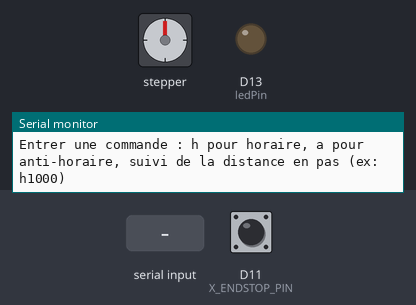
Bench run of a program on a simulated Arduino Uno R4 WiFi. Shown: stepper motor, output pins drawn as LEDs (lit = HIGH), the last lines printed to the serial monitor. The test bench sets the inputs (shaded band); at power-on: D11 (X_ENDSTOP_PIN) HIGH. Stepper angles assume 200 steps per turn; pins used as bus, display or sensor lines are not drawn.

Above: at 3.2 s.
3.3 s: "h90\n" received over Serial
At 5.4 s:
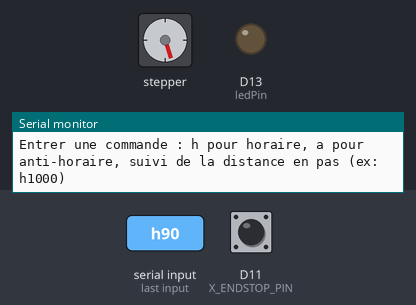
5.8 s: "a90\n" received over Serial
At 7.3 s:
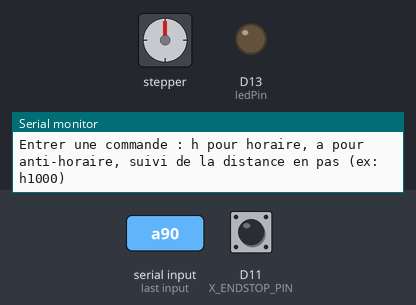
8.3 s: "a90\n" received over Serial
At 10.4 s:
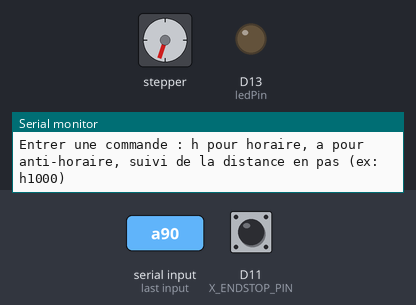
10.8 s: "h90\n" received over Serial
At 12.3 s:
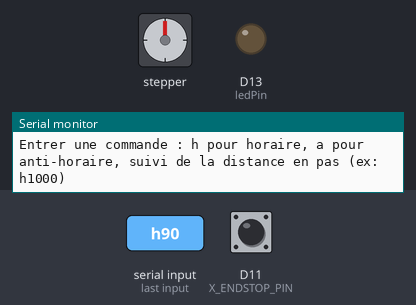
Timing chart, 0 to 13.8 s (numbered marks = the images above; inputs shaded):
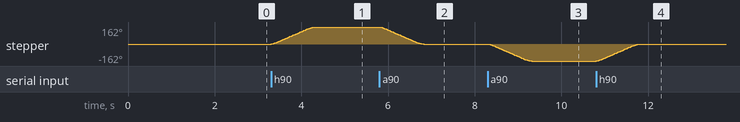

Measured:
- after the input at 3.3 s, stepper: turns 162° clockwise in 1.0 s, starting at once
- after the input at 5.8 s, stepper: turns 162° counter-clockwise in 1.0 s, starting at once
- after the input at 8.3 s, stepper: turns 162° counter-clockwise in 1.0 s, starting at once
- after the input at 10.8 s, stepper: turns 162° clockwise in 1.0 s, starting at once

The program:

main.cpp
```cpp
// main.cpp 3 rideaux
#include <Arduino.h>
#include <ezButton.h>
#include <AccelStepper.h>


//definition des pin pour les moteurs
#define ENABLE_PIN 8 /* Enable pin for all stepper outputs */
#define X_DIR 7 /* Direction-Pin for X-axis */
#define X_STEP 4 /* Step-Pin for X-axis */
#define X_ENDSTOP_PIN 11 /* Limit switch for X-axis */


// initialisation des positions des moteurs
int X_position = 0;


// definition des paramètres de la LED
const int ledPin = LED_BUILTIN;
bool ledState = LOW;

//Création de l'objet accelStepper
AccelStepper stepperX(AccelStepper::DRIVER, X_STEP, X_DIR);


// pin fin de course
ezButton finDeCourseX(X_ENDSTOP_PIN);


// déclaration des fonctions
void BougerMoteur(AccelStepper* stepper, ezButton* finDeCourse, int MAX, int distance);
void BougerMoteurAvecFinDeCourse(AccelStepper* stepper, ezButton* finDeCourse, int distance);


// ajout d'une interaction avec la console série
//----------------------------------------------------------------------------------------------------------------------------

// Attention, on ne voit pas le texte tapé tant que l'on n'appuie pas sur "Entrée"


enum TerminalState { Wait_command, Idle };
TerminalState terminalState = Idle;

void prompt_commande()
{
  Serial.println("Entrer une commande : h pour horaire, a pour anti-horaire, suivi de la distance en pas (ex: h1000)");
  terminalState = Wait_command;
}

void check_commandes()
{
  if (terminalState == Idle)
  {
    prompt_commande();
    return;
  }

  if (Serial.available() >0)
  {
    Serial.setTimeout(5000); // timeout en millisecondes (ici 5 s)
    String reponse = Serial.readStringUntil('\n');  // Lire la ligne saisie
    Serial.println("Commande reçue : " + reponse);
    reponse.trim();  // Supprime espaces et saut de ligne
    if (reponse.length() > 1)
    {
      char cmd = reponse.charAt(0);
      int distance = reponse.substring(1).toInt();
      if (cmd == 'h') //horaire
      {
        BougerMoteurAvecFinDeCourse(&stepperX, &finDeCourseX, stepperX.currentPosition() + distance);
      }
      else if (cmd == 'a') //anti-horaire
      {
        BougerMoteurAvecFinDeCourse(&stepperX, &finDeCourseX, stepperX.currentPosition() - distance);
      }
      else if (cmd == 's') //stop
      {
        stepperX.stop();
        stepperX.runToPosition();
        Serial.println("Mouvement arrêté. Position actuelle : " + String(stepperX.currentPosition()));
      }
      else
      {
        Serial.println("Commande inconnue");
      }
    }
    else
    {
      Serial.println("Commande trop courte");
    }
    prompt_commande();
  }
}

//----------------------------------------------------------------------------------------------------------------------------


void setup() {
  Serial.begin(115200);
  delay(2000); //attente que le moniteur série soit prêt


  // configuration des broches
  pinMode(ledPin, OUTPUT);
  pinMode(ENABLE_PIN, OUTPUT);
  digitalWrite(ENABLE_PIN, LOW); //active les moteurs (1 seul ici)
  pinMode(X_ENDSTOP_PIN, INPUT_PULLUP);

  // initialisation fin de course
  Serial.println("Initialisation des fins de course");
  finDeCourseX.setDebounceTime(50);

// configuration du moteur X
stepperX.setMaxSpeed(100); //vitesse maximale en pas par seconde
//stepperX.setSpeed(300); //vitesse en pas par seconde (inutile)
stepperX.setAcceleration(500); //acceleration en pas par seconde par seconde²
stepperX.setPinsInverted(false, false, true); //inversion des pins
stepperX.setEnablePin(ENABLE_PIN); //pin d'activation du moteur

Serial.println("Moteurs initialisés");
digitalWrite(ENABLE_PIN, HIGH); //desactive les moteurs
terminalState = Idle;
prompt_commande();

}

void loop() {
  // change la valeur de la led
  ledState = !ledState;
  /*digitalWrite(ledPin, ledState);
  //BougerMoteur(&stepperX, &finDeCourseX, 10000, 1000);
  BougerMoteurAvecFinDeCourse(&stepperX, &finDeCourseX, 10000);
  Serial.println("Attente 5 secondes avant le prochain mouvement");
  delay(5000);
  Serial.println("Retour à la position initiale");
  BougerMoteurAvecFinDeCourse(&stepperX, &finDeCourseX, 0);
  Serial.println("Attente 5 secondes avant le prochain mouvement");
  delay(5000);
  */

// gestion des commandes série
  check_commandes();
  delay(2);
}


// fonction bouger
void BougerMoteur(AccelStepper* stepper, ezButton* finDeCourse, int MAX, int distance)
{
    Serial.println("position actuelle : "+String(stepper->currentPosition()));
  long Position_cible = stepper->currentPosition()+distance;
  finDeCourse->loop(); //obligatoire, sinon arrêt après avoir appuyé sur le bouton.
  if (Position_cible > MAX || finDeCourse->isPressed())
  {
    Serial.println("Fin de course atteinte ou position maximale atteinte");
    return;
  }
  digitalWrite(ENABLE_PIN, LOW); //active les moteurs
  stepper->moveTo(Position_cible);
  while(stepper->distanceToGo() !=0)
  {
    stepper->run();
  }
  Serial.println("La position du moteur est : "+String(stepper->currentPosition()));
  digitalWrite(ENABLE_PIN, HIGH); //desactive les moteurs
}

// fonction bouger avec détectiotn de fin de course
void BougerMoteurAvecFinDeCourse(AccelStepper* stepper, ezButton* finDeCourse, int Position_cible)
{
  Serial.println("position actuelle : "+String(stepper->currentPosition()));

  finDeCourse->loop(); //obligatoire, sinon arrêt après avoir appuyé sur le bouton.

  digitalWrite(ENABLE_PIN, LOW); //active les moteurs
  stepper->moveTo(Position_cible);
  while(stepper->distanceToGo() !=0)
  {
    finDeCourse->loop(); //obligatoire, sinon arrêt après avoir appuyé sur le bouton.
    if (finDeCourse->isPressed())
    {
      Serial.println("Fin de course atteinte pendant le mouvement");
      stepper->stop();
      stepper->runToPosition(); //avance jusqu'à la position d'arrêt
      break; //sortir de la boucle while
    }
    stepper->run();
  }
  Serial.println("La position du moteur est : "+String(stepper->currentPosition()));
  digitalWrite(ENABLE_PIN, HIGH); //desactive les moteurs
}
```
